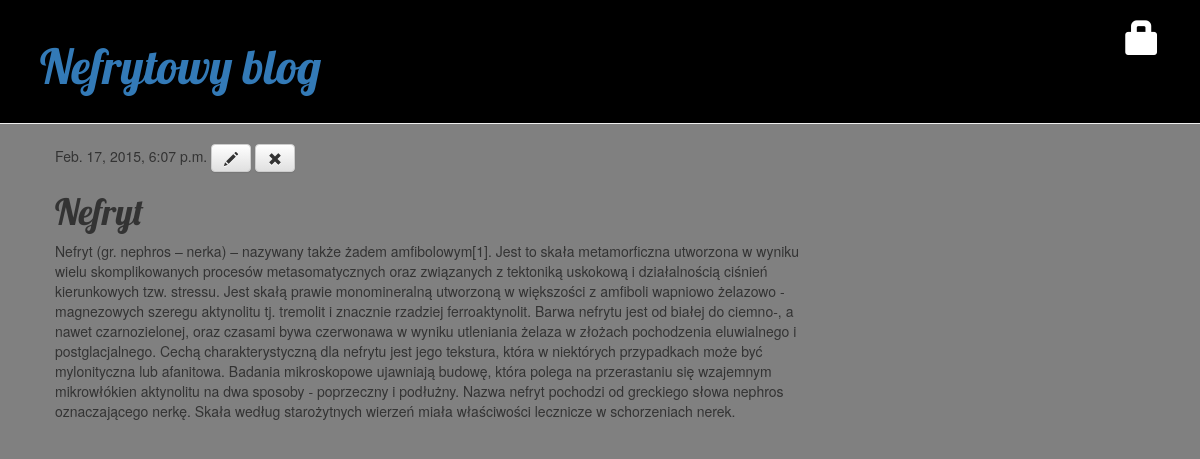
The page /post/8/ on the database its author committed.
### blog/models.py (models this page shows, shortened)
class Post(models.Model):
	author = models.ForeignKey('auth.User')
	title = models.CharField(max_length=200)
	text = models.TextField()
	created_date = models.DateTimeField(default=timezone.now)
	published_date = models.DateTimeField(blank=True, null=True)

### blog/views.py (the view)
# urls.py: url(r'^post/(?P<pk>[0-9]+)/$', views.post_detail),
def post_detail(request, pk):
	post = get_object_or_404(Post, pk=pk)
	return render(request, 'blog/post_detail.html', {'post': post})

### blog/templates/blog/post_detail.html
{% extends 'blog/base.html' %}
{% block content %}
    {% if post.published_date %}
	    {{ post.published_date }}
	{% else %}
	    <a class="btn btn-default" href="{% url 'blog.views.post_publish' pk=post.pk %}">Publish</a>
	{% endif %}
    <a class="btn btn-default" href="{% url 'post_edit' pk=post.pk %}"><span class="glyphicon glyphicon-pencil"></span></a>
    <a class="btn btn-default" href="{% url 'post_remove' pk=post.pk %}"><span class="glyphicon glyphicon-remove"></span></a>
    <h1>{{ post.title }}</h1>
    <p>{{ post.text|linebreaks }}</p>
{% endblock %}

### blog/templates/blog/base.html (shortened to what this page needs)
{% load staticfiles %}
<html>
    <head>
        <link rel="stylesheet" href="//maxcdn.bootstrapcdn.com/bootstrap/3.2.0/css/bootstrap.min.css">
		<link rel="stylesheet" href="//maxcdn.bootstrapcdn.com/bootstrap/3.2.0/css/bootstrap-theme.min.css">
		<link rel="stylesheet" href="{% static 'css/blog.css' %}">
    </head>
    <body>
        <div class="page-header">
            {% if user.is_authenticated %}
            <a href="{% url 'post_new' %}" class="top-menu"><span class="glyphicon glyphicon-plus"></span></a>
            <a href="{% url 'post_draft_list' %}" class="top-menu"><span class="glyphicon glyphicon-edit"></span></a>
            <p class="top-menu">Witaj {{ user.username }}<small>(<a href="{% url 'django.contrib.auth.views.logout' %}">Wyloguj</a>)</small></p>
            {% else %}
            <a href="{% url 'django.contrib.auth.views.login' %}" class="top-menu"><span class="glyphicon glyphicon-lock"></span></a>
            {% endif %}
            <h1><a href="{% url 'blog.views.post_list' %}">Nefrytowy blog</a></h1>
        </div>
	    <div class="content container">
	        <div class="row">
	            <div class="col-md-8">
	            {% block content %}
	            {% endblock %}
	            </div>
	        </div>
	    </div>
    </body>
</html>

### static/css/blog.css (style rules this page uses)
body { background-color: grey; text-color: red; }
.page-header { background-color: black; margin-top: 0; padding: 20px 20px 20px 40px; }
.page-header h1, .page-header h1 a, .page-header h1 a:visited, .page-header h1 a:active { font-size: 36pt; text-decoration: none; }
.content { margin-left: 40px; }
h1, h2, h3, h4 { font-family: 'Lobster', cursive; }
.top-menu, .top-menu:hover, .top-menu:visited { color: #ffffff; float: right; font-size: 26pt; margin-right: 20px; }

### rows shown on the page
Post: published_date "Feb. 17, 2015, 6:07 p.m.", title "Nefryt", text "Nefryt (gr. nephros – nerka) – nazywany także żadem amfibolowym[1]. Jest to skała metamorficzna utworzona w wyniku wielu skomplikowanych procesów metasomatycznych oraz związanych z tektoniką uskokową i działalnością ciśnień kierunkowych tzw. stressu. Jest skałą prawie monomineralną utworzoną w większości z amfiboli wapniowo żelazowo - magnezowych szeregu aktynolitu tj. tremolit i znacznie rzadziej ferroaktynolit. Barwa nefrytu jest od białej do ciemno-, a nawet czarnozielonej, oraz czasami bywa czerwonawa w wyniku utleniania żelaza w złożach pochodzenia eluwialnego i postglacjalnego. Cechą charakterystyczną dla nefrytu jest jego tekstura, która w niektórych przypadkach może być mylonityczna…"
